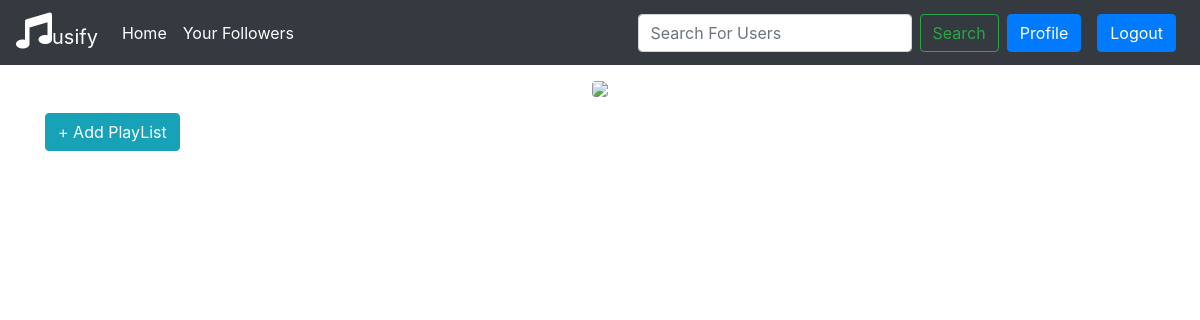
Page /home/ (signed in) on the earlier database version.
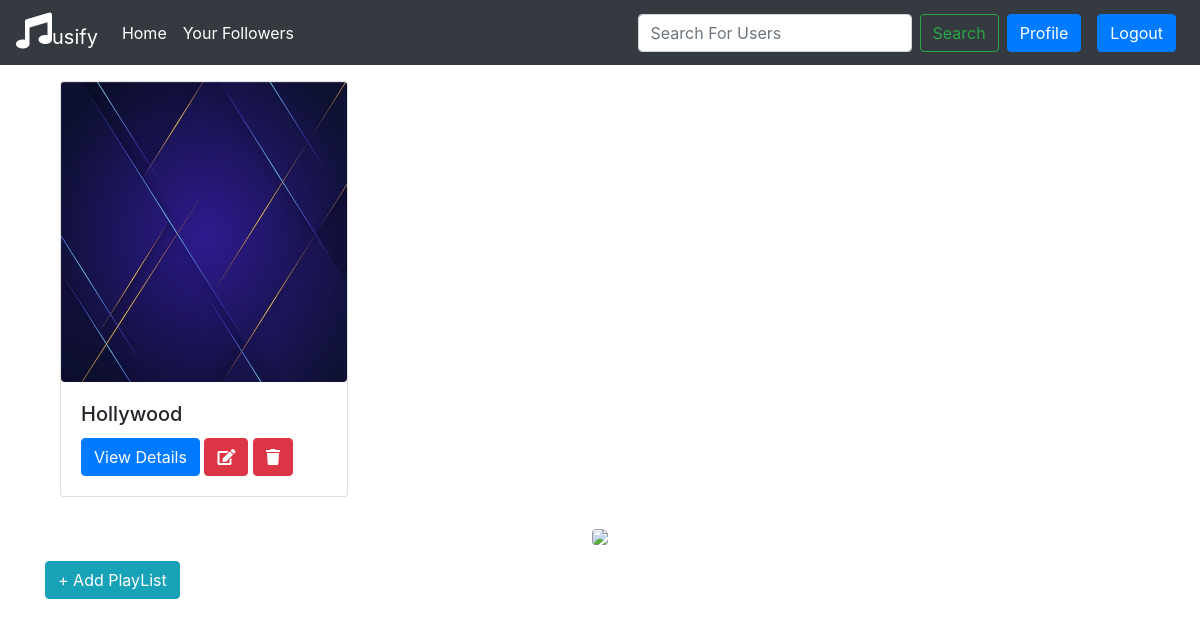
Same page on the later database version.
### playlist/models.py (models this page shows, shortened)
class Playlist(models.Model):
    pid = models.AutoField(primary_key = True)
    user = models.ForeignKey(User, on_delete = models.CASCADE)
    title = models.CharField(max_length = 1000)
    songs = models.ManyToManyField(Song)
    status = models.IntegerField(choices=CHOICES, default=0)
    logo = models.FileField()
    date_created = models.DateTimeField(default = timezone.now())
    objects = models.Manager()

### playlist/views.py (the view)
# urls.py: path('home/', Playlists.as_view(), name="home" ),
class Playlists(ListView):
    model = Playlist
    template_name = "playlist/home.html"
    paginate_by = 10
    def get_queryset(self, *args, **kwargs):
        qs = super(Playlists, self).get_queryset(*args, **kwargs)
        try:
            qs = qs.filter(user = self.request.user) #try is used in case of anonymous user
            qs = qs.order_by("-date_created")
        except:
            qs = []
        return qs

### playlist/templates/playlist/home.html (shortened to what this page needs)
{% extends 'login/basic.html' %} {% block title%}homepage{% endblock %} {% block body %}
<div class="container">
    <div class="rows">
        {% if playlist_list %}
        <div class='col-md-3'>
            <div class="panel panel-primary">
                <div class="panel-body">
                    {% for album in playlist_list %}
                    <div class="card my-3" style="width: 18rem;">
                        <img class="card-img-top" src="{{album.logo.url}}" style="height:300px" alt="Card image cap">
                        <div class="card-body">
                            <h5 class="card-title">{{album.title}}</h5>
                            <a href="/detailview/{{request.user.id}}/{{album.pid}}" class="btn btn-primary">View Details</a>
                            <a class="btn btn-danger" href="/editplaylist/{{album.pid}}">
                                <span class="fas fa-edit"></span>
                            </a>
                            <a class="btn btn-danger" href="/deleteplaylist/{{album.pid}}" onclick="return confirm('Are you sure you want to delete this playlist')">
                                <span class="fa fa-trash"></span>
                            </a>
                        </div>
                    </div>
                    {% endfor %}
                </div>
            </div>
        </div>
        {% endif %}
        <a href="#">
        <center><img class="mt-3" src="https://cdn3.iconfinder.com/data/icons/social-media-2169/24/social_media_social_media_logo_itunes-512.png"></center>
        </a>
        {% if user.is_authenticated %}
        <a class="btn btn-info mt-3" href="/createplaylist">+ Add PlayList</a>
        {% endif%}
    </div>
</div>
{% endblock %}

Differences in the rows shown:
added Playlist: logo (picture), title "Hollywood"
